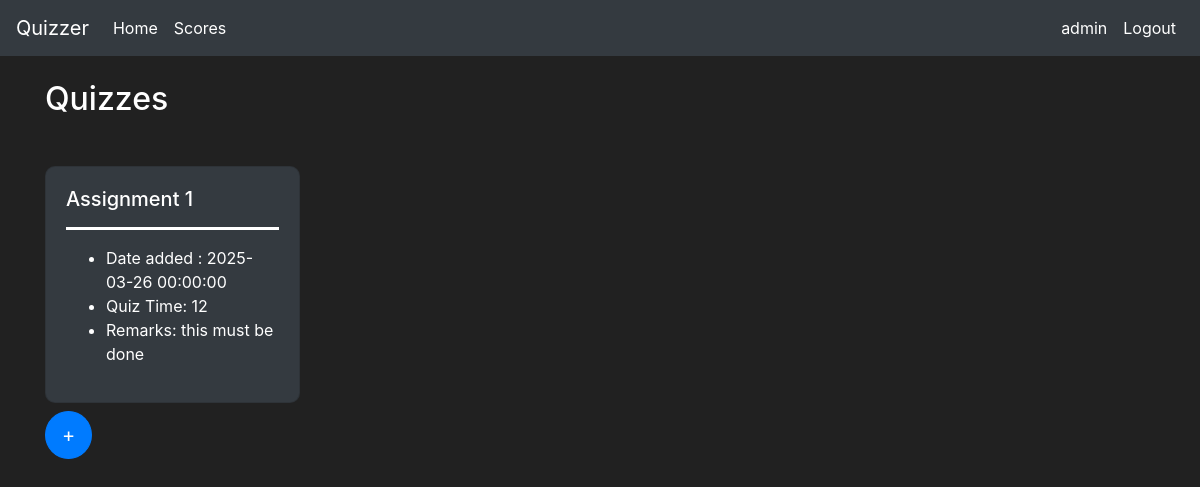
The app's page /chapter/1 (signed in) with its own data.
### models.py (models this page shows)
class User(db.Model, UserMixin):
    id = db.Column(db.Integer, primary_key=True)
    name = db.Column(db.String(30), nullable=False)
    email = db.Column(db.String(50), nullable=False)
    password = db.Column(db.String(70), nullable=False)
    qualification = db.Column(db.String(300), nullable=True)
    dob = db.Column(db.DateTime , nullable=True)
    scores = db.relationship('Scores', backref='usersuper', lazy=True)

class Quiz(db.Model):
    id=db.Column(db.Integer, primary_key=True)
    name=db.Column(db.String(16), nullable=False)
    chapter_id = db.Column(db.Integer, db.ForeignKey('chapter.id'), nullable=False)
    date_of_quiz = db.Column(db.DateTime, nullable=False)
    time_duration = db.Column(db.Integer, nullable=False)
    remarks = db.Column(db.String(500), nullable=False)
    questions = db.relationship('Questions', backref='quizsuper', lazy=True)

### routes.py (the view)
@app.route('/chapter/<cid>', methods=['POST','GET'])
@login_required
def quizzes(cid):
    chapter=Chapter.query.filter_by(id=cid).first()
    quizzes=Quiz.query.filter_by(chapter_id=cid).all()
    return render_template("quizzes.html",chapter=chapter,quizzes=quizzes)

### models.py (called while the page is built)
@login_manager.user_loader
def load_user(user_id):
    return User.query.get(int(user_id)) #check why user..get is not working

### templates/quizzes.html (shortened to what this page needs)
{% extends "base.html" %}
{% block body %}
<div class="container mt-4">
    <div class="d-flex justify-content-between align-items-center ">
        <h2>Quizzes</h2>
    </div>
    <div class="row mt-3">
        {%for quiz in quizzes%}
        <div class="col-md-3">
            <a href="#" class="text-decoration-none">
                <div class="card bg-dark text-white rounded-lg card-hover mt-4">
                    <div class="card-body">
                        <h5 class="card-title">{{quiz.name}}</h5>
                        <hr style="border-top: 3px solid white;">
                        <ul class="mt-2">
                            <li>Date added : {{quiz.date_of_quiz}}</li>
                            <li>Quiz Time: {{quiz.time_duration}}</li>
                            <li>Remarks: {{quiz.remarks}}</li>
                        </ul>
                    </div>
                </div>
            </a>
        </div>
        {%endfor%}
    </div>
    {%if current_user.email=='admin'%}
        <a href="{{url_for('quizcre',cid=chapter.id)}}" class="btn btn-primary btn-lg rounded-circle ml-auto mt-2 justify-content-center align-items-center">+</a>
    {%endif%}
</div>
{% endblock %}

### templates/base.html (shortened to what this page needs)
<!doctype html>
<html lang="en">
  <head>
    <link rel="stylesheet" href="https://cdn.jsdelivr.net/npm/bootstrap@4.5.3/dist/css/bootstrap.min.css">
  </head>
  <body>
    <nav class="navbar navbar-expand-md navbar-dark bg-dark">
        <a class="navbar-brand" href="{{url_for('index')}}">Quizzer</a>
        <div class="collapse navbar-collapse" id="navbarNav">
          <ul class="navbar-nav mr-auto">
              <li class="nav-item active">
                  <a class="nav-link" href="#">Home</a>
              </li>
              <li class="nav-item active">
                  <a class="nav-link" href="#">Scores</a>
              </li>
          </ul>
          {%if current_user.is_authenticated%}
            <ul class="navbar-nav">
              <li class="nav-item active">
                  <a class="nav-link" href="#">{{current_user.name}}</a>
              </li>
              <li class="nav-item active">
                  <a class="nav-link" href="{{url_for('logout')}}">Logout</a>
              </li>
            </ul>
          {%endif%}
        </div>
      </nav>
      {% block body %}
        {% endblock %}
  </body>
</html>

### templates/quizzes.html (style rules this page uses)
.card-hover { border-radius: 10px !important; }

### templates/base.html (style rules this page uses)
body { background-color: #212121; color:#fff; }

### records on screen
User: name "admin"
Quiz: name "Assignment 1", date_of_quiz "2025-03-26 00:00:00", time_duration "12", remarks "this must be done"
